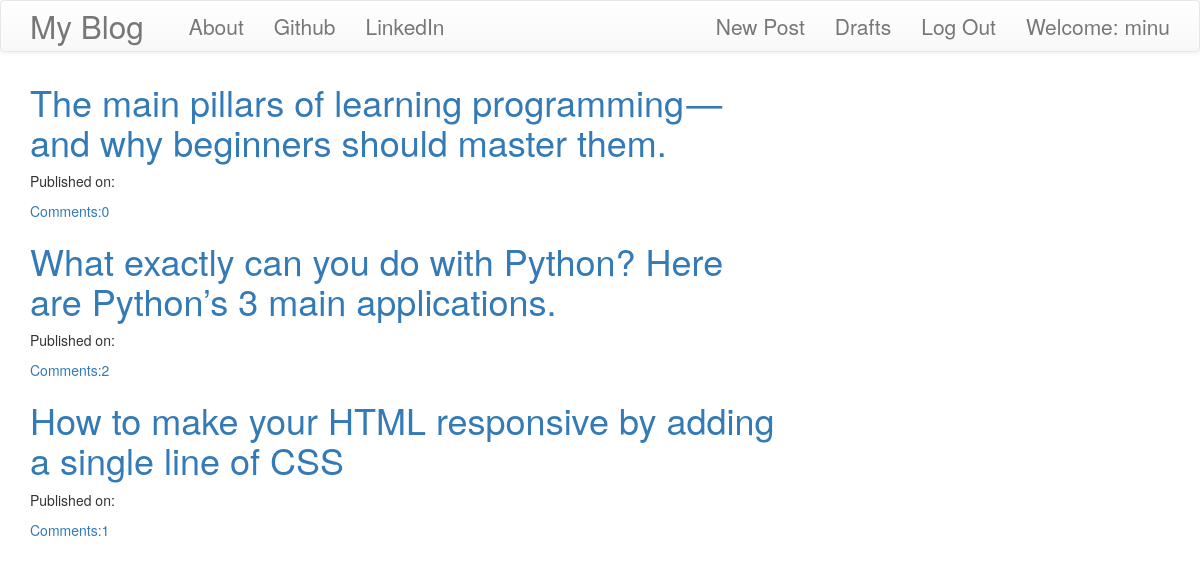
The app's page / (signed in) with its own data.
### blog/models.py (models this page shows, shortened)
class Post(models.Model):
	author = models.ForeignKey('auth.User',on_delete = models.CASCADE,)
	title = models.CharField(max_length=200)
	text = models.TextField()
	create_date = models.DateTimeField(default=timezone.now)
	published_date= models.DateTimeField()
	def approve_comments(self):
		return self.comments.filter(approved_comment=True)

### blog/views.py (the view)
# urls.py: url(r'^$',views.PostListView.as_view(),name='post_list'),
class PostListView(ListView):
	model = Post
	def get_queryset(self):
		return Post.objects.filter(published_date__lte=timezone.now()).order_by('-published_date')

### blog/templates/blog/post_list.html
{% extends "blog/base.html" %}
{% block content %}
<div class="centerstage">
	{% for post in post_list %}
	<div class="post">
		<h1><a href="{% url 'post_detail' pk=post.pk %}">{{ post.title }}</a></h1>
		<div class="date">
			<p>Published on: {{ post.published|date:"D M Y" }}</p>
		</div>
		<a href="{% url 'post_detail' pk=post.pk %}">Comments:{{ post.approve_comments.count }}</a>
	</div>
	{% endfor %}
</div>
{% endblock %}

### blog/templates/blog/base.html (shortened to what this page needs)
<!DOCTYPE html>
{% load staticfiles %}
<html>
<head>
<link rel="stylesheet" href="https://maxcdn.bootstrapcdn.com/bootstrap/3.3.7/css/bootstrap.min.css">
<link rel="stylesheet" href="https://maxcdn.bootstrapcdn.com/bootstrap/3.3.7/css/bootstrap-theme.min.css">
<link rel="stylesheet" href="//cdn.jsdelivr.net/npm/medium-editor@latest/dist/css/medium-editor.min.css" type="text/css" media="screen" charset="utf-8">
<link rel="stylesheet" href="{% static "css/blog.css" %}">
</head>
<body>
<nav class="navbar navbar-default techfont custom-navbar">
	<div class="container">
		<ul class="nav navbar-nav">
			<li><a class="navbar-brand bigbrand" href="{% url 'post_list' %}"> My Blog</li>
			<li><a href="{% url 'about' %}">About</a></li>
			<li><a href="https://github.com/minukumari">Github</a></li>
			<li><a href="https://www.linkedin.com/in/minu-kumari-55356313a/">LinkedIn</a></li>
		</ul>
		<ul class="nav navbar-nav navbar-right">
			{% if user.is_authenticated %}
			<li>
				<a href="{% url 'post_new' %}">New Post</a>
			</li>
			<li>
				<a href="{% url 'post_draft_list' %}">Drafts</a>
			</li>
			<li>
				<a href="{% url 'logout' %}"> Log Out</a>
			</li>
			<li>
				<a>Welcome: {{user.username}}</a>
			</li>
			{% else %}
			<li>
				<a class="nav navbar-right" href="{% url 'login' %}"><span class="glyphicon glyphicon-user"></span></a>
			</li>
			{% endif %}
		</ul>
	</div>
</nav>
<div class="content container">
	<div class="row">
		<div class="col-md-8">
			<div class="blog_posts">
				{% block content %}
				{% endblock %}
			</div>
		</div>
	</div>
</div>
</body>
</html>

### blog/static/css/blog.css (style rules this page uses)
.techfont { font: 'Russo One',sans-serif; font-size: 1.5em; margin-bottom: 10px; }
.bigbrand { font-size: 1.5em; }
.centerstage { margin-left: auto; margin-right: auto; }

### records on screen
Post: title "The main pillars of learning programming — and why beginners should master them.", approve_comments.count "0"
Post: title "What exactly can you do with Python? Here are Python’s 3 main applications.", approve_comments.count "2"
Post: title "How to make your HTML responsive by adding a single line of CSS", approve_comments.count "1"

### other values on screen
{{ user.username }} "minu"
